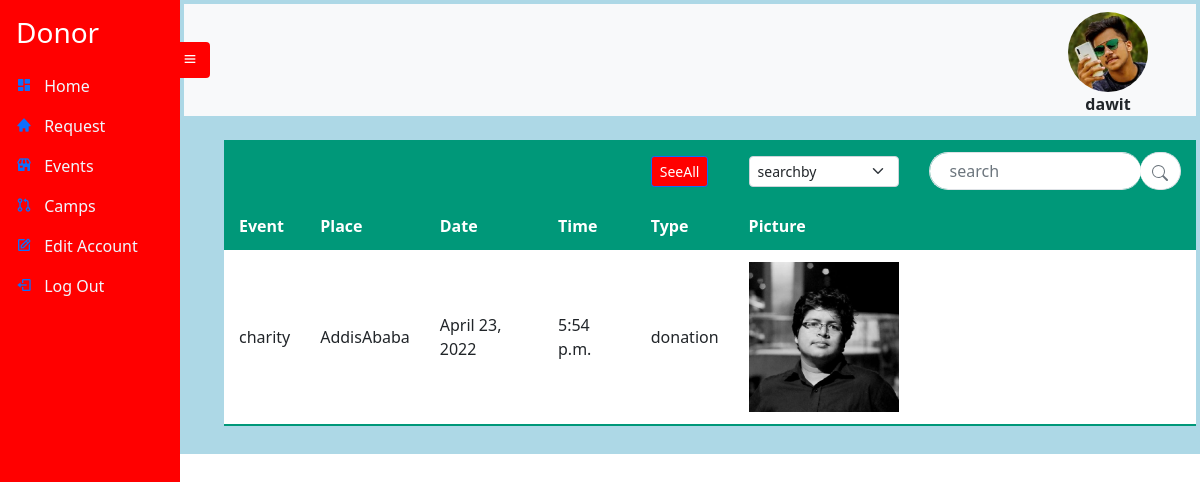
The page /getevent/notall (signed in) on the database as committed earlier.
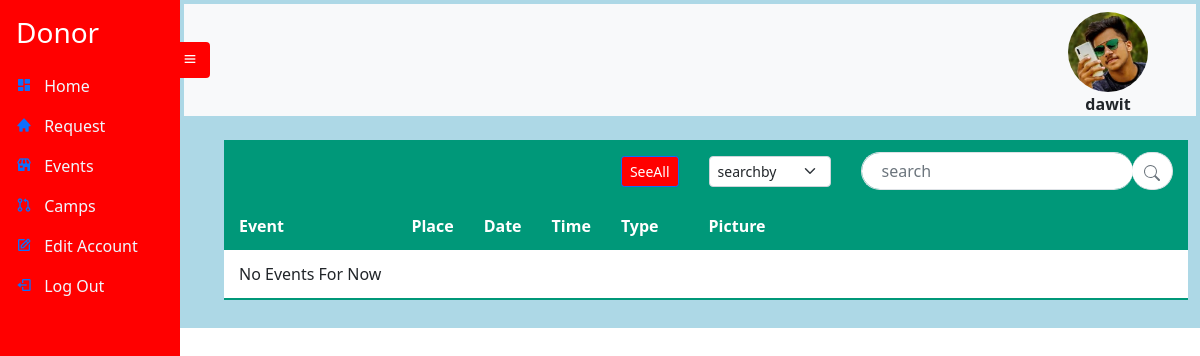
The same page on the database as committed later.
### Donor/models.py (models this page shows, shortened)
class Donor(models.Model):
    Donor_id =  models.UUIDField(default=uuid.uuid4, unique=True,
                          primary_key=True, editable=False)
    Account_id = models.OneToOneField(Account , on_delete=models.CASCADE ,null=True , blank=True)
    Donorname = models.CharField(max_length=20 , null=True , blank=True)
    DateOfBirth = models.DateTimeField(max_length=6, null=True , blank=True)
    Bloodgroup= models.CharField(max_length=10, null=True , blank=True , choices=blood_group)
    Address_id = models.OneToOneField(Address, on_delete=models.CASCADE , null=True , blank=True)
    Gender = models.CharField(max_length=10, null=True , blank=True)
    Age = models.IntegerField()
    Nationality = models.CharField(max_length=10, null=True , blank=True)
    Height = models.FloatField(max_length=10, null=True , blank=True)
    Weight = models.FloatField(max_length=10, null=True , blank=True)
    BMS = models.FloatField(max_length=10 , null=True , blank=True)
    BloodPressure = models.CharField(max_length=10 ,  null=True , blank=True)
    ProfilePic= models.FileField(null=True, blank=True, upload_to='profilepic/', default="profilepic/defaultprofile.jpeg")

### UserAccount/models.py (models this page shows, shortened)
class Account(AbstractUser):
    Role = models.CharField(max_length=25, null=True , blank=True)

### Event/models.py (models this page shows)
class Event(models.Model):
    Event_id = models.UUIDField(default=uuid.uuid4, unique=True,
                          primary_key=True, editable=False)
    EventName = models.CharField(max_length=10)
    EventDate = models.DateField(max_length=20)
    EventPlace = models.CharField(max_length=50)
    EventTime = models.TimeField()
    EventDate = models.DateField()
    EventType = models.CharField(max_length=10)
    EventPic= models.FileField(null=True, blank=True, upload_to='events/', default="events/defaultevent.png")

### Donor/views.py (the view, shortened to what this page needs)
# urls.py: path('getevent/<type>' , views.GetEvent , name='getevent'),
def GetEvent(request , type):
    donor= DonorState(request)['donor']
    events = None
    try:
        if(type=='all'):
            events = Event.objects.all()
        elif(type=='notall'):
            events = Event.objects.all()[0:5]
    except:
        events=None
    context= {'events':events , 'donor':donor}
    return render(request , 'donor/events.html' , context)

### Donor/views.py (called while the page is built)
def DonorState(request):
    donor = request.user
    context = {'donor': Donor.objects.get(Account_id = donor.id) }
    return context

### templates/donor/events.html (shortened to what this page needs)
{% extends 'donor/donor.html' %}
{% block content %}
<br>
<table class="styled-table">
    <thead>
         <tr>
             <th></th>
             <th></th>
             <th></th>
             <th></th>
           <th><a href="{% url 'getevent' 'all' %}"> <button type="button" class="btn btn-primary btn-sm" style= "background-color: red;">SeeAll</button></a>
            </th>
            <form method="post" action="{% url 'getevent' 'searched' %}">
             <th>
              <select class="form-select form-select-sm" name='searchby' aria-label=".form-select-sm example">
              <option selected>searchby</option>
            </select>
            </th>
            <th>
              <div class="input-group">
                <input class="form-control border-end-0 border rounded-pill" name='searched' placeholder="search" id="example-search-input">
                <span class="input-group-append">
                    <button type="submit" class="btn btn-outline-secondary bg-white border-start-0 border rounded-pill ms-n3">
                    </button>
                </span>
              </div>
            </th>
             </form>
          </tr>
        <tr>
            <th>Event</th>
            <th>Place</th>
            <th>Date</th>
            <th>Time</th>
            <th>Type</th>
            <th>Picture</th>
            <th></th>
        </tr>
    </thead>
    <tbody>
      {% if events %}
      {% for ev in events %}
        <tr>
          <td>{{ ev.EventName }}</td>
          <td>{{ ev.EventPlace }}</td>
          <td>{{ ev.EventDate }}</td>
          <td>{{ ev.EventTime }}</td>
          <td>{{ ev.EventType }}</td>
          <td><img src="/static/images/{{ ev.EventPic }}" style="height: 150px;width: 150px;"></td>
          <td></td>
        </tr>
      {% endfor %}
      {% else %}
      <tr>
        <td>No Events For Now</td>
        <td></td>
        <td></td>
        <td></td>
        <td></td>
        <td></td>
        <td></td>
      </tr>
      {% endif %}
    </tbody>
  </table>
  <br>
{% endblock %}

### templates/donor/donor.html (shortened to what this page needs)
{% extends 'sidebarbase.html' %}
{% block content1 %}
<div
      class="side-navbar active-nav d-flex justify-content-between flex-wrap flex-column"
      id="sidebar"
    >
      <ul class="nav flex-column text-white w-100">
        <a href="{% url 'donordashbord' 'notall' %}" class="nav-link h3 text-white my-2">
          Donor
        </a>
        <li class="nav-link">
          <i class="bx bxs-dashboard"></i>
          <span class="mx-2" ><a class="inner-anchor"  href="{% url 'donordashbord' 'notall' %}"> Home</a></span>
        </li>
        <li class="nav-link">
          <i class="bx bxs-home"></i>
          <span class="mx-2" ><a class="inner-anchor" href="{% url 'donationrequest' 'notall' %}"> Request</a></span>
        </li>
        <li class="nav-link">
          <i class="bx bxs-store"></i>
          <span class="mx-2" ><a class="inner-anchor" href="{% url 'getevent' 'notall' %}"> Events </a></span>
        </li>
        <li class="nav-link">
          <i class="bx bx-git-pull-request"></i>
          <span class="mx-2" ><a class="inner-anchor" href="#"> Camps</a></span>
        </li>
        <li class="nav-link">
          <i class="bx bx-edit"></i>
          <span class="mx-2" ><a class="inner-anchor" href="{% url 'donoreditpassword'  %}"> Edit Account</a></span>
        </li>
        <li class="nav-link">
          <i class="bx bx-log-out"></i>
          <span class="mx-2" ><a class="inner-anchor" href="{% url 'logout' %}" > Log Out </a></span>
        </li>
      </ul>
    </div>
    <div class="p-1 my-container active-cont" style="background-color:lightblue">
      <nav class="navbar top-navbar navbar-light bg-light px-5">
        <a class="btn border-0" id="menu-btn"><i class="bx bx-menu"></i></a>
        <figure id="image">
          <img src="/static/images/{{ donor.ProfilePic }}" style="height: 80px;
          width: 80px;
          border-radius: 50%; " >
          <figcaption style="text-align: center;"><b>{{user.username}}</b></figcaption>
        </figure>
              </nav>
      {% block content %}
      {% endblock %}
{% endblock %}

### templates/sidebarbase.html (shortened to what this page needs)
<!DOCTYPE html>
{% load static %}
<html lang="en">
  <head>
    <link
      href="https://cdn.jsdelivr.net/npm/bootstrap@5.0.0-beta2/dist/css/bootstrap.min.css"
      rel="stylesheet"
    />
    <link
      href="https://cdn.jsdelivr.net/npm/boxicons@2.0.5/css/boxicons.min.css"
      rel="stylesheet"
    />
    <link href="{% static 'styles/sidebar.css' %}" rel="stylesheet">
  </head>
  <body>
  {% block content1 %}
  {% endblock content1 %}
</body>
</html>

### static/styles/sidebar.css (style rules this page uses)
* { margin: 0; padding: 0; box-sizing: border-box; }
body { min-height: 100vh; background-color: #fff; }
.side-navbar { width: 180px; height: 100%; position: fixed; margin-left: -300px; background-color: red; transition: 0.5s; }
.my-container { transition: 0.4s; }
.active-nav { margin-left: 0; }
.active-cont { margin-left: 180px; }
#menu-btn { background-color: red ; color: #fff; margin-left: -62px; }
#image { max-width: 300px; height: 80px; border-radius: 50%; top: 10px; right: 0px; }
.my-container input { border-radius: 2rem; padding: 2px 20px; }
.inner-anchor { color: aliceblue; text-decoration: black; }
.styled-table thead tr { background-color: #009879; color: #ffffff; text-align: left; }
.styled-table th, .styled-table td { padding: 12px 15px; }
.styled-table tbody tr { border-bottom: 1px solid #dddddd; }
.styled-table tbody tr:last-of-type { border-bottom: 2px solid #009879; }
.styled-table { margin-left: 40px; }
.styled-table tbody { background-color: white; }

Rows that differ between the two databases and show on the page:
removed Event: EventName "charity", EventPlace "AddisAbaba", EventDate "April 23, 2022", EventTime "5:54 p.m.", EventType "donation", EventPic (picture)
Other text that changed with them:
text now shown: "No Events For Now"
